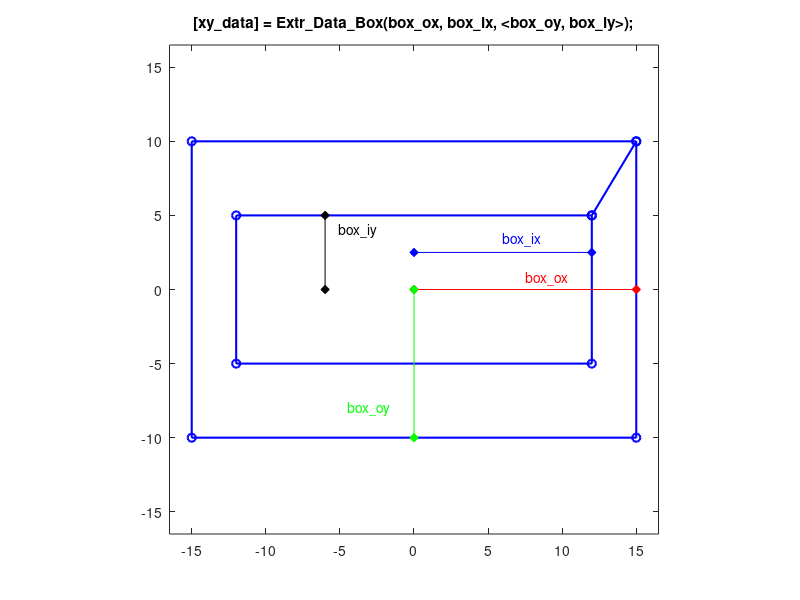

This chart was generated by the following MATLAB code:
function [xy_data] = Extr_Data_Box(box_ox, box_ix, varargin)
%Extr_Data_Box Produce extrusion data for a hollow box.
%   [xy_data] = Extr_Data_Ring(box_ox, box_ix, <box_oy>, <box_iy>)
%   This function returns x-y data for a hollow box.  
%   You can specify:
%       Box outer width(x)              box_ox
%       Box inner width (x)             box_ix
%       (optional) Box outer height (y)	box_oy
%       (optional) Box outer width (y)  box_iy
%
%   To see a plot showing parameter values, enter the name
%   of the function with no arguments
%   >> Extr_Data_Box
%
%   To see a plot created with your parameter values, 
%   add 'plot' as the final argument
%   >> Extr_Data_Box(10,5,'plot')

% Copyright 2013-2014 The MathWorks, Inc.

% DEFAULT DATA TO SHOW DIAGRAM
if (nargin == 0)
    box_ox = 15;
    box_ix = 12;
    box_oy = 10;
    box_iy = 5;
elseif (nargin <= 3)
    box_oy = box_ox;
    box_iy = box_ix;
elseif (nargin > 3)
    box_oy = varargin{1};
    box_iy = varargin{2};
end

if (nargin==0)
    showplot = 'plot';
elseif (nargin==3 || nargin==5)
    showplot = varargin(end);
else
    showplot = 'n';
end

% CALCULATE EXTRUSION DATA
x_signs = [1 -1 -1 1 1]';
y_signs = [1 1 -1 -1 1]';
xy_data = [box_ox*x_signs box_oy*y_signs;box_ix*y_signs box_iy*x_signs];
    

% PLOT DIAGRAM TO SHOW PARAMETERS AND EXTRUSION
if (nargin == 0 || strcmpi(showplot,'plot'))
    
    % GET MAX AXIS DIMENSION
    maxd = max(box_ox,box_oy);
    % PLOT EXTRUSION
    plot(xy_data(:,1),xy_data(:,2),'b-o','LineWidth',1.5);
    axis('square');
    axis([-1.1 1.1 -1.1 1.1]*maxd);
    
    % SHOW PARAMETERS
    hold on
        
    plot([0 box_ox],[0 0],'r-d','MarkerFaceColor','r');
    text(0.5*box_ox,0.05*maxd,'{\color{red}box\_ox}');

    plot([0 box_ix],[0.5*box_iy 0.5*box_iy],'b-d','MarkerFaceColor','b');
    text(0.5*box_ix,0.06*maxd+0.5*box_iy,'{\color{blue}box\_ix}');
    
    plot([0 0],[0 -box_oy],'g-d','MarkerFaceColor','g');
    text(-0.3*maxd,-0.8*box_oy,'{\color{green}box\_oy}');

    plot([-0.5*box_ix -0.5*box_ix],[0 box_iy],'k-d','MarkerFaceColor','k');
    text(-0.5*box_ix+0.06*maxd,0.8*box_iy,'{\color{black}box\_iy}');
    
	title(['[xy\_data] = Extr\_Data\_Box(box\_ox, box\_ix, <box\_oy, box\_iy>);']);
    hold off
    clear xy_data
end
